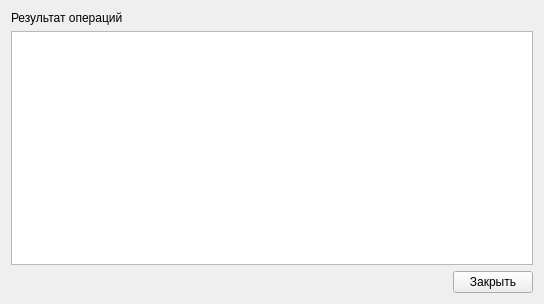
<?xml version="1.0" encoding="UTF-8"?>
<ui version="4.0">
 <class>Form</class>
 <widget class="QWidget" name="Form">
  <property name="geometry">
   <rect>
    <x>0</x>
    <y>0</y>
    <width>544</width>
    <height>304</height>
   </rect>
  </property>
  <property name="windowTitle">
   <string>Результат операций</string>
  </property>
  <layout class="QGridLayout" name="gridLayout">
   <item row="2" column="2">
    <widget class="QPushButton" name="cancelButton">
     <property name="text">
      <string>Закрыть</string>
     </property>
    </widget>
   </item>
   <item row="1" column="0" colspan="3">
    <widget class="QListView" name="listView">
     <property name="sizePolicy">
      <sizepolicy hsizetype="Expanding" vsizetype="Expanding">
       <horstretch>0</horstretch>
       <verstretch>0</verstretch>
      </sizepolicy>
     </property>
     <property name="editTriggers">
      <set>QAbstractItemView::NoEditTriggers</set>
     </property>
     <property name="viewMode">
      <enum>QListView::ListMode</enum>
     </property>
    </widget>
   </item>
   <item row="0" column="0" colspan="2">
    <widget class="QLabel" name="label">
     <property name="text">
      <string>Результат операций</string>
     </property>
    </widget>
   </item>
   <item row="2" column="0">
    <spacer name="horizontalSpacer">
     <property name="orientation">
      <enum>Qt::Horizontal</enum>
     </property>
     <property name="sizeHint" stdset="0">
      <size>
       <width>431</width>
       <height>20</height>
      </size>
     </property>
    </spacer>
   </item>
  </layout>
 </widget>
 <resources/>
 <connections/>
</ui>
